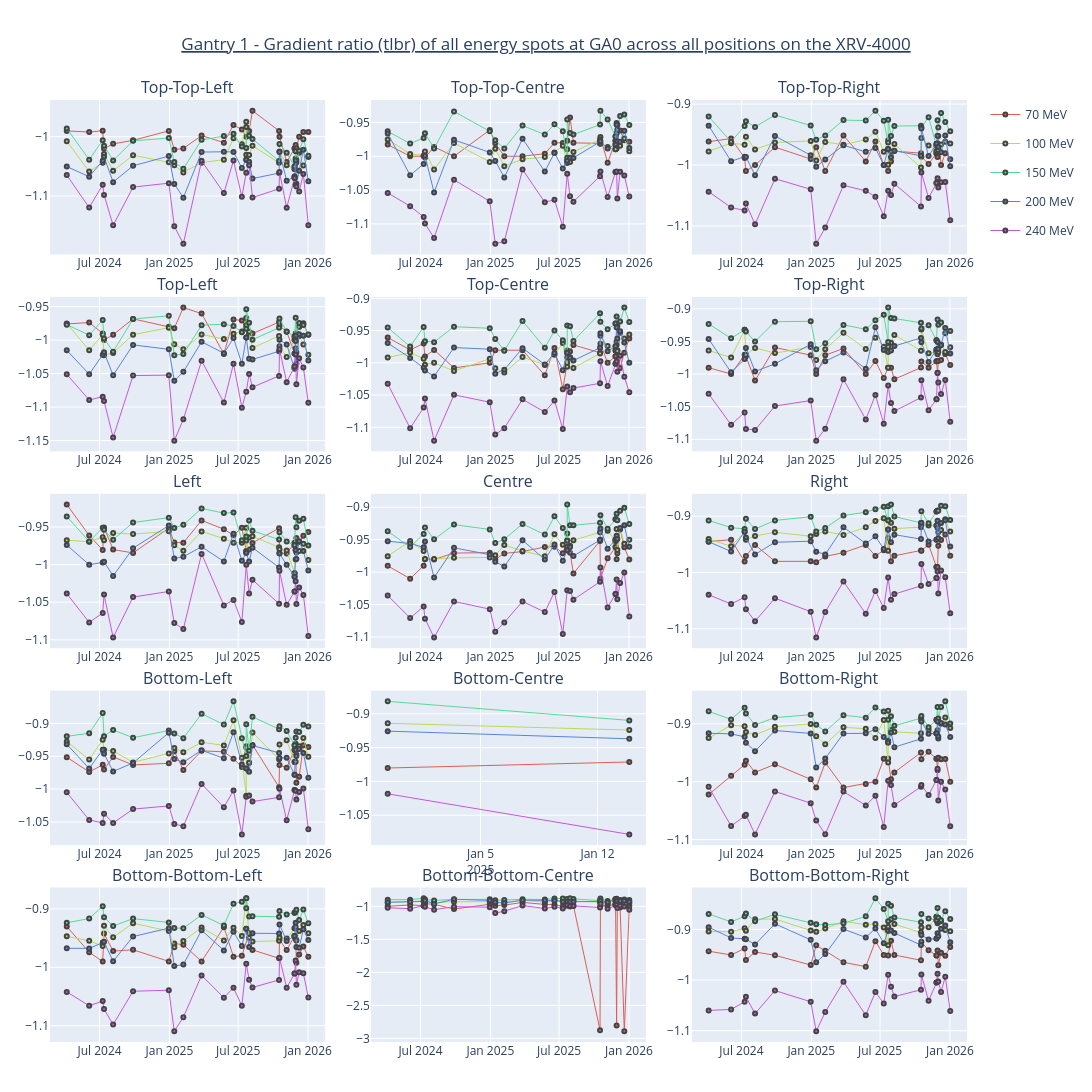

Notebook cell for this chart:
### Markdown cell above
- Testing for XRV4000 specifally for Post-ISM

### Code cell
plotly_all_eng(sub_df, "gr_tlbr", "Gantry 1", "XRV-4000", 0, "2026-01-01", 24)
